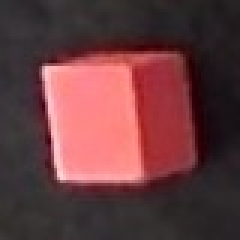
#> input picture CS 650/images/dice/all_types/big_red/17.jpg, 80 x 80 px (shown 3 times larger); its folder holds only this picture in this run
$ python gen_data.py
#> lines starting #> are read from the running program, lines starting #| are printed output that depends on the picture
import cv2
import os

# saves a 90-, 180-, and 270- rotation of each image
if __name__ == '__main__':
    for drt in os.listdir("images/dice/all_types"):
        path = os.path.join("images/dice/all_types", drt)
        for file in os.listdir(path):
            file_path = os.path.join(path, file)
            img = cv2.imread(file_path)
#> img is the input picture: shape (80, 80, 3); mean B, G, R 62.6, 59.5, 101.6
            img_90 = cv2.rotate(img, cv2.ROTATE_90_CLOCKWISE)
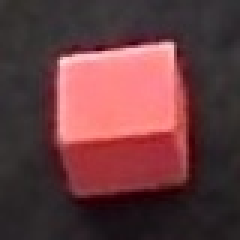
#> img_90: shape (80, 80, 3) (shown 3 times larger); mean B, G, R 62.6, 59.5, 101.6
            img_180 = cv2.rotate(img, cv2.ROTATE_180)
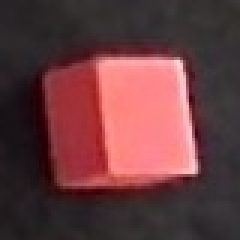
#> img_180: shape (80, 80, 3) (shown 3 times larger); mean B, G, R 62.6, 59.5, 101.6
            img_270 = cv2.rotate(img, cv2.ROTATE_90_COUNTERCLOCKWISE)
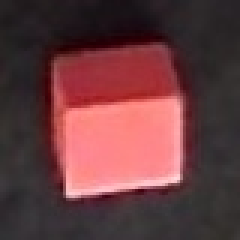
#> img_270: shape (80, 80, 3) (shown 3 times larger); mean B, G, R 62.6, 59.5, 101.6
            cv2.imwrite(file_path[:-4] + "_90.jpg", img_90)
            cv2.imwrite(file_path[:-4] + "_180.jpg", img_180)
            cv2.imwrite(file_path[:-4] + "_270.jpg", img_270)
#> pass 2 of the loop `for drt in os.listdir("images/dice/all_types"):`:
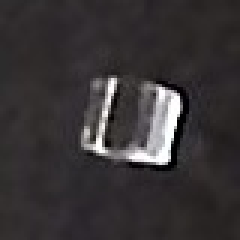
#> input picture CS 650/images/dice/all_types/clear/7.jpg, 80 x 80 px (shown 3 times larger)
#> img is the input picture: shape (80, 80, 3); mean B, G, R 53.5, 52, 55.9
#> `img_180 = cv2.rotate(img, cv2.ROTATE_180)`:
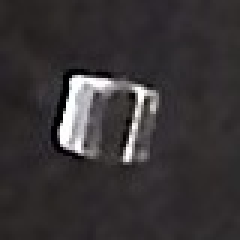
#> img_180: shape (80, 80, 3) (shown 3 times larger); mean B, G, R 53.5, 52, 55.9
#> `img_270 = cv2.rotate(img, cv2.ROTATE_90_COUNTERCLOCKWISE)`:
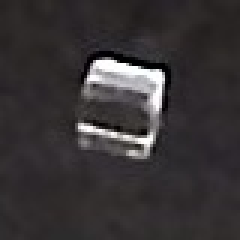
#> img_270: shape (80, 80, 3) (shown 3 times larger); mean B, G, R 53.5, 52, 55.9
